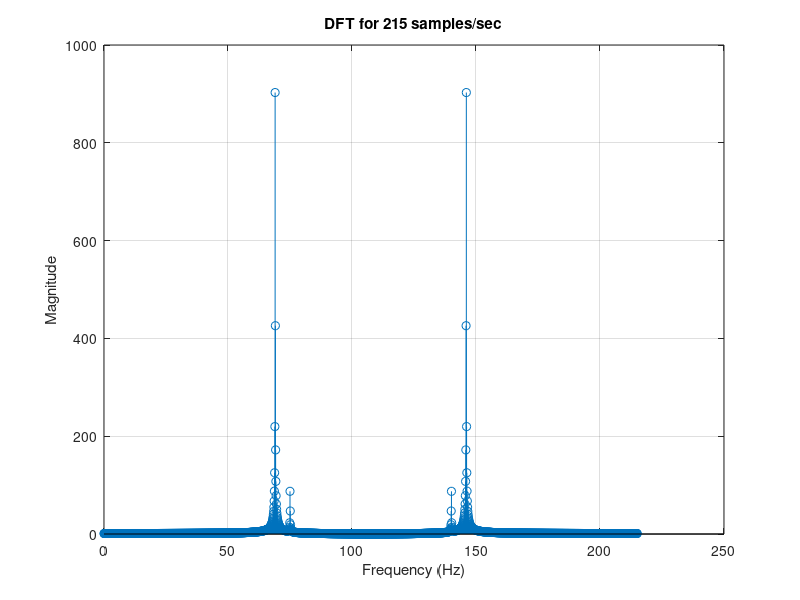
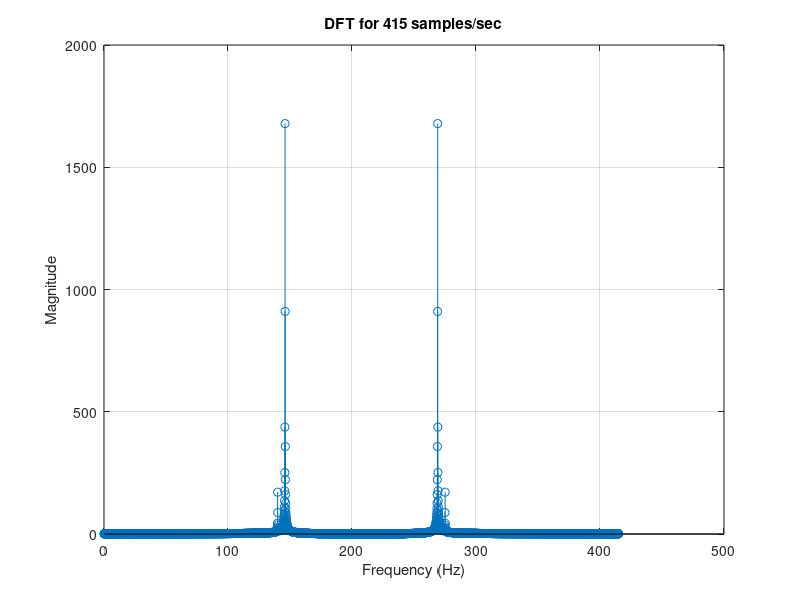
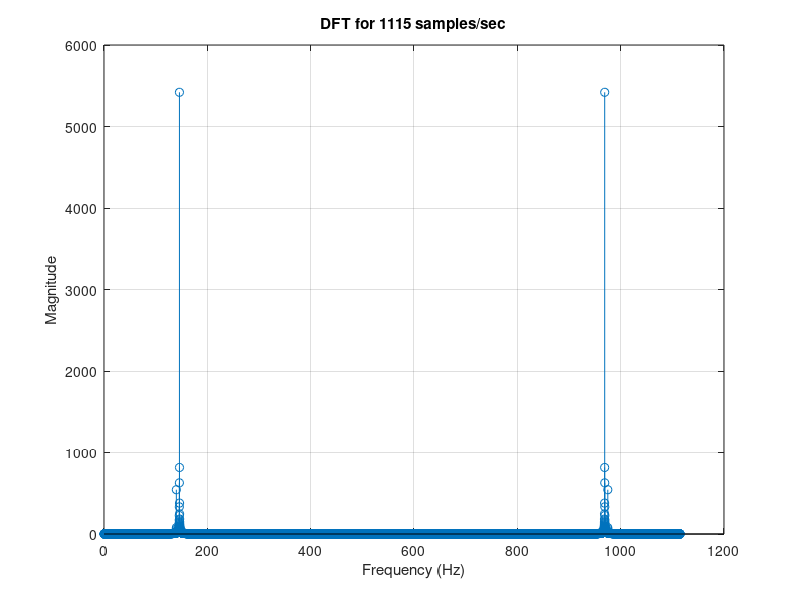
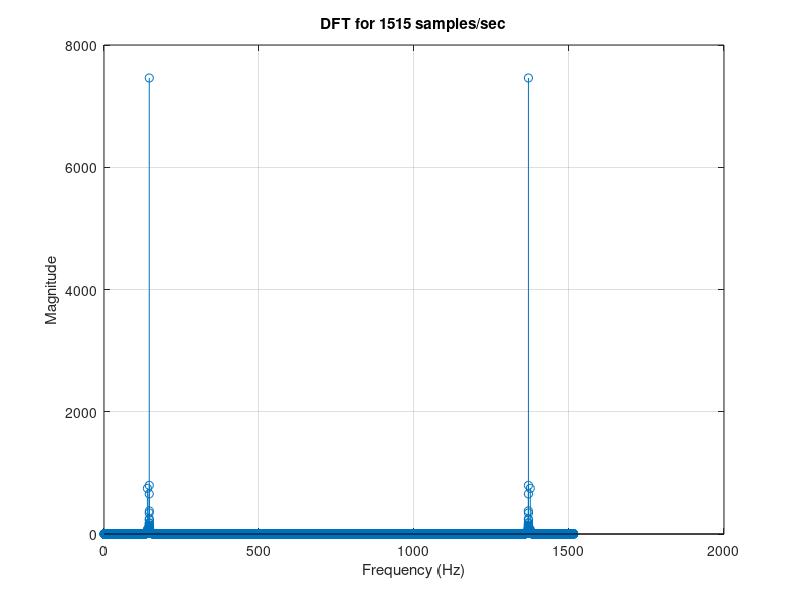

Write the MATLAB code that produced these figures, in order.
% Signal parameters
alpha = 1+mod(109,3);
A = 140;
B = 146;
duration = 10; % Duration of the signal in seconds
sampling_rates = [215, 415, 1115, 1515, 1915]; % Sampling rates in samples/second

for i = 1:length(sampling_rates)
    % Generate the time vector based on the current sampling rate and duration
    sampling_rate = sampling_rates(i);
    t = 0:1/sampling_rate:duration;
    
    % Generate the signal xa(t)
    xa = 0.1 * sin(alpha * pi * A * t) + cos(alpha * pi * B * t);
    
    % Compute the DFT of the signal
    N = length(xa);
    dft_result = abs(fft(xa));
    
    % Create a frequency axis for plotting
    frequencies = linspace(0, sampling_rate, N);
    
    % Plot the magnitude of DFT
    figure;
    stem(frequencies, dft_result);
    title(['DFT for ' num2str(sampling_rate) ' samples/sec']);
    xlabel('Frequency (Hz)');
    ylabel('Magnitude');
    grid on;
end
%spectral leakage high for 215 samples and least resolution